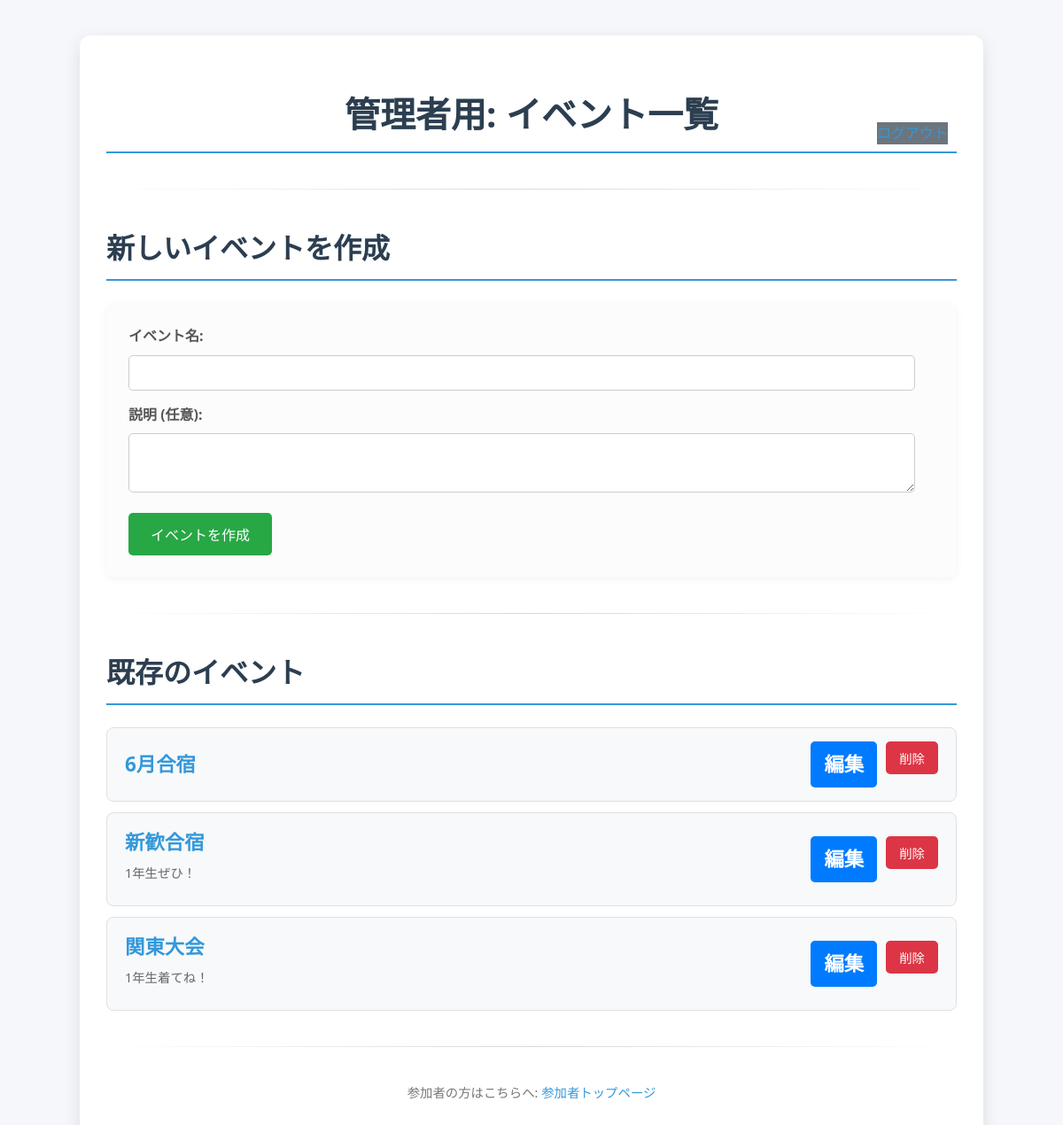
/admin/ (signed in), run on the app's committed database.
### database.py (models this page shows, shortened)
class Event(db.Model):
    id = db.Column(db.Integer, primary_key=True)
    name = db.Column(db.String(100), nullable=False)
    description = db.Column(db.Text, nullable=True)
    participants = db.relationship('Participant', backref='event', lazy=True, cascade="all, delete-orphan")

### app.py (the view)
@app.route('/admin/')
@admin_required # アクセス制限を適用
def admin_index():
    events = Event.query.all()
    return render_template('admin/event_list.html', events=events)

### app.py (called while the page is built)
def admin_required(f):
    from functools import wraps
    @wraps(f)
    def decorated_function(*args, **kwargs):
        if 'logged_in' not in session or not session['logged_in']:
            flash('管理者ページにアクセスするにはログインしてください。', 'error')
            return redirect(url_for('admin_login'))
        return f(*args, **kwargs)
    return decorated_function

### templates/admin/event_list.html (shortened to what this page needs)
{% extends 'admin/base.html' %}
{% import 'macros.html' as macros %}
{% block content %}
    <h1>管理者用: イベント一覧</h1>
    <a href="{{ url_for('admin_logout') }}" class="button-link logout-button">ログアウト</a>
    <hr>
    <h2>新しいイベントを作成</h2>
    <form action="{{ url_for('admin_create_event') }}" method="post" class="form-section">
        <label for="event_name">イベント名:</label>
        <input type="text" id="event_name" name="event_name" required>
        <br>
        <label for="event_description">説明 (任意):</label>
        <textarea id="event_description" name="event_description" rows="3"></textarea>
        <br>
        <button type="submit" class="submit-button">イベントを作成</button>
    </form>
    <hr>
    <h2>既存のイベント</h2>
    <div class="events-container">
        {% if events %}
            <ul>
                {% for event in events %}
                    <li class="event-item">
                        <div class="event-info">
                            <a href="{{ url_for('admin_event_detail', event_id=event.id) }}">{{ event.name }}</a>
                            {% if event.description %}
                                <p>{{ event.description }}</p>
                            {% endif %}
                        </div>
                        <div class="event-actions">
                            <a href="{{ url_for('admin_edit_event', event_id=event.id) }}" class="edit-button">編集</a>
                            <form action="{{ url_for('admin_delete_event', event_id=event.id) }}" method="post" class="inline-form delete-form" onsubmit="return confirm('本当にこのイベントとその全ての参加者を削除しますか？');">
                                <button type="submit" class="delete-button">削除</button>
                            </form>
                        </div>
                    </li>
                {% endfor %}
            </ul>
        {% else %}
            <p>まだイベントがありません。</p>
        {% endif %}
    </div>
{% endblock %}

### static/css/style.css (style rules this page uses)
body { font-family: 'Segoe UI', Tahoma, Geneva, Verdana, sans-serif; margin: 0; padding: 20px; background-color: #f5f7fa; color: #333; line-height: 1.6; }
h1, h2 { color: #2c3e50; border-bottom: 2px solid #3498db; padding-bottom: 10px; margin-bottom: 25px; }
h1 { font-size: 2.5em; text-align: center; }
h2 { font-size: 2em; margin-top: 35px; }
p { margin-bottom: 10px; }
hr { border: 0; height: 1px; background-image: linear-gradient(to right, rgba(0, 0, 0, 0), rgba(0, 0, 0, 0.15), rgba(0, 0, 0, 0)); margin: 40px 0; }
a { color: #3498db; text-decoration: none; transition: color 0.2s ease; }
.form-section { background-color: #fcfcfc; padding: 25px; border-radius: 10px; box-shadow: 0 2px 10px rgba(0,0,0,0.05); margin-bottom: 20px; }
label { display: block; margin-bottom: 8px; font-weight: bold; color: #555; }
input[type="text"], input[type="password"], textarea { width: calc(100% - 22px); padding: 10px; margin-bottom: 15px; border: 1px solid #ccc; border-radius: 5px; font-size: 1em; box-sizing: border-box; }
.submit-button { background-color: #28a745; color: white; padding: 12px 25px; border: none; border-radius: 5px; cursor: pointer; font-size: 1em; transition: background-color 0.2s ease-in-out; }
.events-container ul { list-style: none; padding: 0; }
.event-item { background-color: #f8f9fa; margin-bottom: 12px; padding: 15px 20px; border-radius: 8px; border: 1px solid #e0e0e0; transition: transform 0.2s ease-in-out, box-shadow 0.2s ease-in-out; display: flex; justify-content: space-between; align-items: center; flex-wrap: wrap; }
.event-item a { font-size: 1.4em; font-weight: bold; flex-grow: 1; }
.event-item p { color: #666; font-size: 0.9em; margin-top: 5px; flex-basis: 100%; }
.event-actions { display: flex; gap: 10px; margin-left: 20px; flex-wrap: wrap; justify-content: flex-end; }
.edit-button { background-color: #007bff; color: white; padding: 8px 15px; border: none; border-radius: 5px; cursor: pointer; font-size: 0.9em; text-decoration: none; transition: background-color 0.2s; display: inline-block; }
.delete-form { margin: 0; }
.delete-button { background-color: #dc3545; color: white; padding: 8px 15px; border: none; border-radius: 5px; cursor: pointer; font-size: 0.9em; transition: background-color 0.2s; }
.inline-form { display: inline-block; margin: 0; }
.logout-button { background-color: #6c757d; float: right; margin-top: -60px; margin-right: 10px; }

### data on the page
Event: name "6月合宿"
Event: name "新歓合宿", description "1年生ぜひ！"
Event: name "関東大会", description "1年生着てね！"
